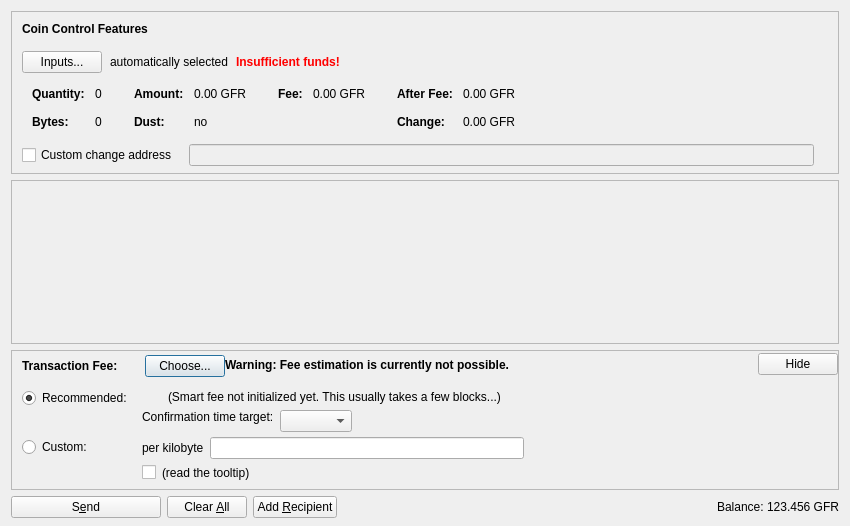
<?xml version="1.0" encoding="UTF-8"?>
<ui version="4.0">
 <class>SendCoinsDialog</class>
 <widget class="QDialog" name="SendCoinsDialog">
  <property name="geometry">
   <rect>
    <x>0</x>
    <y>0</y>
    <width>850</width>
    <height>526</height>
   </rect>
  </property>
  <property name="windowTitle">
   <string>Send Coins</string>
  </property>
  <layout class="QVBoxLayout" name="verticalLayout" stretch="0,1,0,0">
   <property name="bottomMargin">
    <number>8</number>
   </property>
   <item>
    <widget class="QFrame" name="frameCoinControl">
     <property name="sizePolicy">
      <sizepolicy hsizetype="Expanding" vsizetype="Expanding">
       <horstretch>0</horstretch>
       <verstretch>0</verstretch>
      </sizepolicy>
     </property>
     <property name="maximumSize">
      <size>
       <width>16777215</width>
       <height>16777215</height>
      </size>
     </property>
     <property name="frameShape">
      <enum>QFrame::StyledPanel</enum>
     </property>
     <property name="frameShadow">
      <enum>QFrame::Sunken</enum>
     </property>
     <layout class="QVBoxLayout" name="verticalLayoutCoinControl2">
      <property name="spacing">
       <number>0</number>
      </property>
      <property name="leftMargin">
       <number>0</number>
      </property>
      <property name="topMargin">
       <number>0</number>
      </property>
      <property name="rightMargin">
       <number>0</number>
      </property>
      <property name="bottomMargin">
       <number>6</number>
      </property>
      <item>
       <layout class="QVBoxLayout" name="verticalLayoutCoinControl" stretch="0,0,0,0,1">
        <property name="spacing">
         <number>0</number>
        </property>
        <property name="leftMargin">
         <number>10</number>
        </property>
        <property name="topMargin">
         <number>10</number>
        </property>
        <item>
         <layout class="QHBoxLayout" name="horizontalLayoutCoinControl1">
          <property name="bottomMargin">
           <number>15</number>
          </property>
          <item>
           <widget class="QLabel" name="labelCoinControlFeatures">
            <property name="sizePolicy">
             <sizepolicy hsizetype="Preferred" vsizetype="Maximum">
              <horstretch>0</horstretch>
              <verstretch>0</verstretch>
             </sizepolicy>
            </property>
            <property name="font">
             <font>
              <weight>75</weight>
              <bold>true</bold>
             </font>
            </property>
            <property name="styleSheet">
             <string notr="true">font-weight:bold;</string>
            </property>
            <property name="text">
             <string>Coin Control Features</string>
            </property>
           </widget>
          </item>
         </layout>
        </item>
        <item>
         <layout class="QHBoxLayout" name="horizontalLayoutCoinControl2" stretch="0,0,0,0">
          <property name="spacing">
           <number>8</number>
          </property>
          <property name="bottomMargin">
           <number>10</number>
          </property>
          <item>
           <widget class="QPushButton" name="pushButtonCoinControl">
            <property name="styleSheet">
             <string notr="true"/>
            </property>
            <property name="text">
             <string>Inputs...</string>
            </property>
            <property name="autoDefault">
             <bool>false</bool>
            </property>
           </widget>
          </item>
          <item>
           <widget class="QLabel" name="labelCoinControlAutomaticallySelected">
            <property name="text">
             <string>automatically selected</string>
            </property>
            <property name="margin">
             <number>5</number>
            </property>
           </widget>
          </item>
          <item>
           <widget class="QLabel" name="labelCoinControlInsuffFunds">
            <property name="font">
             <font>
              <weight>75</weight>
              <bold>true</bold>
             </font>
            </property>
            <property name="styleSheet">
             <string notr="true">color:red;font-weight:bold;</string>
            </property>
            <property name="text">
             <string>Insufficient funds!</string>
            </property>
            <property name="margin">
             <number>5</number>
            </property>
           </widget>
          </item>
          <item>
           <spacer name="horizontalSpacerCoinControl">
            <property name="orientation">
             <enum>Qt::Horizontal</enum>
            </property>
            <property name="sizeHint" stdset="0">
             <size>
              <width>40</width>
              <height>1</height>
             </size>
            </property>
           </spacer>
          </item>
         </layout>
        </item>
        <item>
         <widget class="QWidget" name="widgetCoinControl" native="true">
          <property name="sizePolicy">
           <sizepolicy hsizetype="Preferred" vsizetype="Preferred">
            <horstretch>0</horstretch>
            <verstretch>0</verstretch>
           </sizepolicy>
          </property>
          <property name="minimumSize">
           <size>
            <width>0</width>
            <height>0</height>
           </size>
          </property>
          <property name="styleSheet">
           <string notr="true"/>
          </property>
          <layout class="QHBoxLayout" name="horizontalLayoutCoinControl5">
           <property name="leftMargin">
            <number>0</number>
           </property>
           <property name="topMargin">
            <number>0</number>
           </property>
           <property name="rightMargin">
            <number>0</number>
           </property>
           <property name="bottomMargin">
            <number>0</number>
           </property>
           <item>
            <layout class="QHBoxLayout" name="horizontalLayoutCoinControl3" stretch="0,0,0,1">
             <property name="spacing">
              <number>20</number>
             </property>
             <property name="topMargin">
              <number>0</number>
             </property>
             <property name="bottomMargin">
              <number>10</number>
             </property>
             <item>
              <layout class="QFormLayout" name="formLayoutCoinControl1">
               <property name="horizontalSpacing">
                <number>10</number>
               </property>
               <property name="verticalSpacing">
                <number>14</number>
               </property>
               <property name="leftMargin">
                <number>10</number>
               </property>
               <property name="topMargin">
                <number>4</number>
               </property>
               <property name="rightMargin">
                <number>6</number>
               </property>
               <item row="0" column="0">
                <widget class="QLabel" name="labelCoinControlQuantityText">
                 <property name="font">
                  <font>
                   <weight>75</weight>
                   <bold>true</bold>
                  </font>
                 </property>
                 <property name="text">
                  <string>Quantity:</string>
                 </property>
                 <property name="margin">
                  <number>0</number>
                 </property>
                </widget>
               </item>
               <item row="0" column="1">
                <widget class="QLabel" name="labelCoinControlQuantity">
                 <property name="cursor">
                  <cursorShape>IBeamCursor</cursorShape>
                 </property>
                 <property name="contextMenuPolicy">
                  <enum>Qt::ActionsContextMenu</enum>
                 </property>
                 <property name="text">
                  <string notr="true">0</string>
                 </property>
                 <property name="margin">
                  <number>0</number>
                 </property>
                 <property name="textInteractionFlags">
                  <set>Qt::LinksAccessibleByMouse|Qt::TextSelectableByKeyboard|Qt::TextSelectableByMouse</set>
                 </property>
                </widget>
               </item>
               <item row="1" column="0">
                <widget class="QLabel" name="labelCoinControlBytesText">
                 <property name="font">
                  <font>
                   <weight>75</weight>
                   <bold>true</bold>
                  </font>
                 </property>
                 <property name="text">
                  <string>Bytes:</string>
                 </property>
                </widget>
               </item>
               <item row="1" column="1">
                <widget class="QLabel" name="labelCoinControlBytes">
                 <property name="cursor">
                  <cursorShape>IBeamCursor</cursorShape>
                 </property>
                 <property name="contextMenuPolicy">
                  <enum>Qt::ActionsContextMenu</enum>
                 </property>
                 <property name="text">
                  <string notr="true">0</string>
                 </property>
                 <property name="textInteractionFlags">
                  <set>Qt::LinksAccessibleByMouse|Qt::TextSelectableByKeyboard|Qt::TextSelectableByMouse</set>
                 </property>
                </widget>
               </item>
              </layout>
             </item>
             <item>
              <layout class="QFormLayout" name="formLayoutCoinControl2">
               <property name="horizontalSpacing">
                <number>10</number>
               </property>
               <property name="verticalSpacing">
                <number>14</number>
               </property>
               <property name="leftMargin">
                <number>6</number>
               </property>
               <property name="topMargin">
                <number>4</number>
               </property>
               <property name="rightMargin">
                <number>6</number>
               </property>
               <item row="0" column="0">
                <widget class="QLabel" name="labelCoinControlAmountText">
                 <property name="font">
                  <font>
                   <weight>75</weight>
                   <bold>true</bold>
                  </font>
                 </property>
                 <property name="text">
                  <string>Amount:</string>
                 </property>
                 <property name="margin">
                  <number>0</number>
                 </property>
                </widget>
               </item>
               <item row="0" column="1">
                <widget class="QLabel" name="labelCoinControlAmount">
                 <property name="cursor">
                  <cursorShape>IBeamCursor</cursorShape>
                 </property>
                 <property name="contextMenuPolicy">
                  <enum>Qt::ActionsContextMenu</enum>
                 </property>
                 <property name="text">
                  <string notr="true">0.00 GFR</string>
                 </property>
                 <property name="textInteractionFlags">
                  <set>Qt::LinksAccessibleByMouse|Qt::TextSelectableByKeyboard|Qt::TextSelectableByMouse</set>
                 </property>
                </widget>
               </item>
               <item row="1" column="0">
                <widget class="QLabel" name="labelCoinControlLowOutputText">
                 <property name="font">
                  <font>
                   <weight>75</weight>
                   <bold>true</bold>
                  </font>
                 </property>
                 <property name="text">
                  <string>Dust:</string>
                 </property>
                </widget>
               </item>
               <item row="1" column="1">
                <widget class="QLabel" name="labelCoinControlLowOutput">
                 <property name="cursor">
                  <cursorShape>IBeamCursor</cursorShape>
                 </property>
                 <property name="contextMenuPolicy">
                  <enum>Qt::ActionsContextMenu</enum>
                 </property>
                 <property name="text">
                  <string notr="true">no</string>
                 </property>
                 <property name="textInteractionFlags">
                  <set>Qt::LinksAccessibleByMouse|Qt::TextSelectableByKeyboard|Qt::TextSelectableByMouse</set>
                 </property>
                </widget>
               </item>
              </layout>
             </item>
             <item>
              <layout class="QFormLayout" name="formLayoutCoinControl3">
               <property name="horizontalSpacing">
                <number>10</number>
               </property>
               <property name="verticalSpacing">
                <number>14</number>
               </property>
               <property name="leftMargin">
                <number>6</number>
               </property>
               <property name="topMargin">
                <number>4</number>
               </property>
               <property name="rightMargin">
                <number>6</number>
               </property>
               <item row="0" column="0">
                <widget class="QLabel" name="labelCoinControlFeeText">
                 <property name="font">
                  <font>
                   <weight>75</weight>
                   <bold>true</bold>
                  </font>
                 </property>
                 <property name="text">
                  <string>Fee:</string>
                 </property>
                 <property name="margin">
                  <number>0</number>
                 </property>
                </widget>
               </item>
               <item row="0" column="1">
                <widget class="QLabel" name="labelCoinControlFee">
                 <property name="cursor">
                  <cursorShape>IBeamCursor</cursorShape>
                 </property>
                 <property name="contextMenuPolicy">
                  <enum>Qt::ActionsContextMenu</enum>
                 </property>
                 <property name="text">
                  <string notr="true">0.00 GFR</string>
                 </property>
                 <property name="textInteractionFlags">
                  <set>Qt::LinksAccessibleByMouse|Qt::TextSelectableByKeyboard|Qt::TextSelectableByMouse</set>
                 </property>
                </widget>
               </item>
              </layout>
             </item>
             <item>
              <layout class="QFormLayout" name="formLayoutCoinControl4">
               <property name="horizontalSpacing">
                <number>10</number>
               </property>
               <property name="verticalSpacing">
                <number>14</number>
               </property>
               <property name="leftMargin">
                <number>6</number>
               </property>
               <property name="topMargin">
                <number>4</number>
               </property>
               <property name="rightMargin">
                <number>6</number>
               </property>
               <item row="0" column="0">
                <widget class="QLabel" name="labelCoinControlAfterFeeText">
                 <property name="font">
                  <font>
                   <weight>75</weight>
                   <bold>true</bold>
                  </font>
                 </property>
                 <property name="text">
                  <string>After Fee:</string>
                 </property>
                 <property name="margin">
                  <number>0</number>
                 </property>
                </widget>
               </item>
               <item row="0" column="1">
                <widget class="QLabel" name="labelCoinControlAfterFee">
                 <property name="cursor">
                  <cursorShape>IBeamCursor</cursorShape>
                 </property>
                 <property name="contextMenuPolicy">
                  <enum>Qt::ActionsContextMenu</enum>
                 </property>
                 <property name="text">
                  <string notr="true">0.00 GFR</string>
                 </property>
                 <property name="textInteractionFlags">
                  <set>Qt::LinksAccessibleByMouse|Qt::TextSelectableByKeyboard|Qt::TextSelectableByMouse</set>
                 </property>
                </widget>
               </item>
               <item row="1" column="0">
                <widget class="QLabel" name="labelCoinControlChangeText">
                 <property name="font">
                  <font>
                   <weight>75</weight>
                   <bold>true</bold>
                  </font>
                 </property>
                 <property name="text">
                  <string>Change:</string>
                 </property>
                </widget>
               </item>
               <item row="1" column="1">
                <widget class="QLabel" name="labelCoinControlChange">
                 <property name="cursor">
                  <cursorShape>IBeamCursor</cursorShape>
                 </property>
                 <property name="contextMenuPolicy">
                  <enum>Qt::ActionsContextMenu</enum>
                 </property>
                 <property name="text">
                  <string notr="true">0.00 GFR</string>
                 </property>
                 <property name="textInteractionFlags">
                  <set>Qt::LinksAccessibleByMouse|Qt::TextSelectableByKeyboard|Qt::TextSelectableByMouse</set>
                 </property>
                </widget>
               </item>
              </layout>
             </item>
            </layout>
           </item>
          </layout>
         </widget>
        </item>
        <item>
         <layout class="QHBoxLayout" name="horizontalLayoutCoinControl4" stretch="0,0,0">
          <property name="spacing">
           <number>12</number>
          </property>
          <property name="sizeConstraint">
           <enum>QLayout::SetDefaultConstraint</enum>
          </property>
          <property name="topMargin">
           <number>5</number>
          </property>
          <property name="rightMargin">
           <number>5</number>
          </property>
          <item>
           <widget class="QCheckBox" name="checkBoxCoinControlChange">
            <property name="toolTip">
             <string>If this is activated, but the change address is empty or invalid, change will be sent to a newly generated address.</string>
            </property>
            <property name="text">
             <string>Custom change address</string>
            </property>
           </widget>
          </item>
          <item>
           <widget class="QValidatedLineEdit" name="lineEditCoinControlChange">
            <property name="enabled">
             <bool>false</bool>
            </property>
            <property name="sizePolicy">
             <sizepolicy hsizetype="Expanding" vsizetype="Fixed">
              <horstretch>0</horstretch>
              <verstretch>0</verstretch>
             </sizepolicy>
            </property>
           </widget>
          </item>
          <item>
           <widget class="QLabel" name="labelCoinControlChangeLabel">
            <property name="sizePolicy">
             <sizepolicy hsizetype="Preferred" vsizetype="Expanding">
              <horstretch>0</horstretch>
              <verstretch>0</verstretch>
             </sizepolicy>
            </property>
            <property name="minimumSize">
             <size>
              <width>0</width>
              <height>0</height>
             </size>
            </property>
            <property name="text">
             <string/>
            </property>
            <property name="margin">
             <number>3</number>
            </property>
           </widget>
          </item>
         </layout>
        </item>
        <item>
         <spacer name="verticalSpacerCoinControl">
          <property name="orientation">
           <enum>Qt::Vertical</enum>
          </property>
          <property name="sizeHint" stdset="0">
           <size>
            <width>800</width>
            <height>1</height>
           </size>
          </property>
         </spacer>
        </item>
       </layout>
      </item>
     </layout>
    </widget>
   </item>
   <item>
    <widget class="QScrollArea" name="scrollArea">
     <property name="widgetResizable">
      <bool>true</bool>
     </property>
     <widget class="QWidget" name="scrollAreaWidgetContents">
      <property name="geometry">
       <rect>
        <x>0</x>
        <y>0</y>
        <width>830</width>
        <height>104</height>
       </rect>
      </property>
      <layout class="QVBoxLayout" name="verticalLayout_2" stretch="0,1">
       <property name="leftMargin">
        <number>0</number>
       </property>
       <property name="topMargin">
        <number>0</number>
       </property>
       <property name="rightMargin">
        <number>0</number>
       </property>
       <property name="bottomMargin">
        <number>0</number>
       </property>
       <item>
        <layout class="QVBoxLayout" name="entries">
         <property name="spacing">
          <number>6</number>
         </property>
        </layout>
       </item>
       <item>
        <spacer name="verticalSpacer">
         <property name="orientation">
          <enum>Qt::Vertical</enum>
         </property>
         <property name="sizeHint" stdset="0">
          <size>
           <width>20</width>
           <height>40</height>
          </size>
         </property>
        </spacer>
       </item>
      </layout>
     </widget>
    </widget>
   </item>
   <item>
    <widget class="QFrame" name="frameFee">
     <property name="sizePolicy">
      <sizepolicy hsizetype="Expanding" vsizetype="Expanding">
       <horstretch>0</horstretch>
       <verstretch>0</verstretch>
      </sizepolicy>
     </property>
     <property name="maximumSize">
      <size>
       <width>16777215</width>
       <height>16777215</height>
      </size>
     </property>
     <property name="frameShape">
      <enum>QFrame::StyledPanel</enum>
     </property>
     <property name="frameShadow">
      <enum>QFrame::Sunken</enum>
     </property>
     <layout class="QVBoxLayout" name="verticalLayoutFee1">
      <property name="spacing">
       <number>0</number>
      </property>
      <property name="leftMargin">
       <number>0</number>
      </property>
      <property name="topMargin">
       <number>0</number>
      </property>
      <property name="rightMargin">
       <number>0</number>
      </property>
      <property name="bottomMargin">
       <number>0</number>
      </property>
      <item>
       <layout class="QVBoxLayout" name="verticalLayoutFee2" stretch="0,0,0">
        <property name="spacing">
         <number>0</number>
        </property>
        <property name="leftMargin">
         <number>10</number>
        </property>
        <property name="topMargin">
         <number>0</number>
        </property>
        <item>
         <layout class="QHBoxLayout" name="horizontalLayoutFee1">
          <property name="bottomMargin">
           <number>0</number>
          </property>
          <item>
           <layout class="QVBoxLayout" name="verticalLayoutFee7">
            <property name="spacing">
             <number>0</number>
            </property>
            <item>
             <spacer name="verticalSpacerSmartFee">
              <property name="orientation">
               <enum>Qt::Vertical</enum>
              </property>
              <property name="sizeType">
               <enum>QSizePolicy::Fixed</enum>
              </property>
              <property name="sizeHint" stdset="0">
               <size>
                <width>1</width>
                <height>4</height>
               </size>
              </property>
             </spacer>
            </item>
            <item>
             <layout class="QHBoxLayout" name="horizontalLayoutSmartFee">
              <property name="spacing">
               <number>10</number>
              </property>
              <item>
               <widget class="QLabel" name="labelFeeHeadline">
                <property name="sizePolicy">
                 <sizepolicy hsizetype="Preferred" vsizetype="Maximum">
                  <horstretch>0</horstretch>
                  <verstretch>0</verstretch>
                 </sizepolicy>
                </property>
                <property name="font">
                 <font>
                  <weight>75</weight>
                  <bold>true</bold>
                 </font>
                </property>
                <property name="styleSheet">
                 <string notr="true">font-weight:bold;</string>
                </property>
                <property name="text">
                 <string>Transaction Fee:</string>
                </property>
               </widget>
              </item>
              <item>
               <widget class="QLabel" name="labelFeeMinimized">
                <property name="text">
                 <string/>
                </property>
               </widget>
              </item>
              <item>
               <widget class="QPushButton" name="buttonChooseFee">
                <property name="text">
                 <string>Choose...</string>
                </property>
               </widget>
              </item>
             </layout>
            </item>
            <item>
             <spacer name="verticalSpacer_5">
              <property name="orientation">
               <enum>Qt::Vertical</enum>
              </property>
              <property name="sizeHint" stdset="0">
               <size>
                <width>1</width>
                <height>1</height>
               </size>
              </property>
             </spacer>
            </item>
           </layout>
          </item>
          <item>
           <widget class="QLabel" name="fallbackFeeWarningLabel">
            <property name="toolTip">
             <string>Using the fallbackfee can result in sending a transaction that will take several hours or days (or never) to confirm. Consider choosing your fee manually or wait until you have validated the complete chain.</string>
            </property>
            <property name="font">
            <font>
                <weight>75</weight>
                <bold>true</bold>
            </font>
            </property>
            <property name="text">
             <string>Warning: Fee estimation is currently not possible.</string>
            </property>
            <property name="wordWrap">
             <bool>false</bool>
            </property>
           </widget>
          </item>
          <item>
           <spacer name="horizontalSpacer_4">
            <property name="orientation">
             <enum>Qt::Horizontal</enum>
            </property>
            <property name="sizeType">
             <enum>QSizePolicy::MinimumExpanding</enum>
            </property>
            <property name="sizeHint" stdset="0">
             <size>
              <width>40</width>
              <height>20</height>
             </size>
            </property>
           </spacer>
          </item>
          <item>
           <widget class="QPushButton" name="buttonMinimizeFee">
            <property name="toolTip">
             <string>collapse fee-settings</string>
            </property>
            <property name="text">
             <string>Hide</string>
            </property>
           </widget>
          </item>
         </layout>
        </item>
        <item>
         <widget class="QFrame" name="frameFeeSelection">
          <layout class="QVBoxLayout" name="verticalLayoutFee12">
           <property name="spacing">
            <number>0</number>
           </property>
           <property name="leftMargin">
            <number>0</number>
           </property>
           <property name="topMargin">
            <number>0</number>
           </property>
           <property name="rightMargin">
            <number>0</number>
           </property>
           <property name="bottomMargin">
            <number>0</number>
           </property>
           <item>
            <layout class="QGridLayout" name="gridLayoutFee">
             <property name="topMargin">
              <number>10</number>
             </property>
             <property name="bottomMargin">
              <number>4</number>
             </property>
             <property name="horizontalSpacing">
              <number>10</number>
             </property>
             <property name="verticalSpacing">
              <number>4</number>
             </property>
             <item row="1" column="1">
              <layout class="QVBoxLayout" name="verticalLayoutFee8">
               <property name="spacing">
                <number>6</number>
               </property>
               <item>
                <layout class="QHBoxLayout" name="horizontalLayoutFee13">
                 <item>
                  <widget class="QLabel" name="labelCustomPerKilobyte">
                   <property name="toolTip">
                    <string>If the custom fee is set to 1000 satoshis and the transaction is only 250 bytes, then &quot;per kilobyte&quot; only pays 250 satoshis in fee, while &quot;total at least&quot; pays 1000 satoshis. For transactions bigger than a kilobyte both pay by kilobyte.</string>
                   </property>
                   <property name="text">
                    <string>per kilobyte</string>
                   </property>
                  </widget>
                 </item>
                 <item>
                  <widget class="BitcoinAmountField" name="customFee"/>
                 </item>
                 <item>
                  <spacer name="horizontalSpacer_6">
                   <property name="orientation">
                    <enum>Qt::Horizontal</enum>
                   </property>
                   <property name="sizeHint" stdset="0">
                    <size>
                     <width>1</width>
                     <height>1</height>
                    </size>
                   </property>
                  </spacer>
                 </item>
                </layout>
               </item>
               <item>
                <layout class="QHBoxLayout" name="horizontalLayoutFee8">
                 <item>
                  <widget class="QCheckBox" name="checkBoxMinimumFee">
                   <property name="toolTip">
                    <string>Paying only the minimum fee is just fine as long as there is less transaction volume than space in the blocks. But be aware that this can end up in a never confirming transaction once there is more demand for greenfrogcoin transactions than the network can process.</string>
                   </property>
                   <property name="text">
                    <string/>
                   </property>
                  </widget>
                 </item>
                 <item>
                  <widget class="QLabel" name="labelMinFeeWarning">
                   <property name="enabled">
                    <bool>true</bool>
                   </property>
                   <property name="toolTip">
                    <string>Paying only the minimum fee is just fine as long as there is less transaction volume than space in the blocks. But be aware that this can end up in a never confirming transaction once there is more demand for greenfrogcoin transactions than the network can process.</string>
                   </property>
                   <property name="text">
                    <string>(read the tooltip)</string>
                   </property>
                   <property name="margin">
                    <number>5</number>
                   </property>
                  </widget>
                 </item>
                 <item>
                  <spacer name="horizontalSpacer_2">
                   <property name="orientation">
                    <enum>Qt::Horizontal</enum>
                   </property>
                   <property name="sizeHint" stdset="0">
                    <size>
                     <width>1</width>
                     <height>1</height>
                    </size>
                   </property>
                  </spacer>
                 </item>
                </layout>
               </item>
              </layout>
             </item>
             <item row="0" column="0">
              <layout class="QVBoxLayout" name="verticalLayoutFee4" stretch="0,1">
               <item>
                <widget class="QRadioButton" name="radioSmartFee">
                 <property name="text">
                  <string>Recommended:</string>
                 </property>
                 <property name="checked">
                  <bool>true</bool>
                 </property>
                 <attribute name="buttonGroup">
                  <string notr="true">groupFee</string>
                 </attribute>
                </widget>
               </item>
               <item>
                <spacer name="verticalSpacer_2">
                 <property name="orientation">
                  <enum>Qt::Vertical</enum>
                 </property>
                 <property name="sizeHint" stdset="0">
                  <size>
                   <width>1</width>
                   <height>1</height>
                  </size>
                 </property>
                </spacer>
               </item>
              </layout>
             </item>
             <item row="1" column="0">
              <layout class="QVBoxLayout" name="verticalLayoutFee9" stretch="0,1">
               <item>
                <widget class="QRadioButton" name="radioCustomFee">
                 <property name="text">
                  <string>Custom:</string>
                 </property>
                 <attribute name="buttonGroup">
                  <string notr="true">groupFee</string>
                 </attribute>
                </widget>
               </item>
               <item>
                <spacer name="verticalSpacer_6">
                 <property name="orientation">
                  <enum>Qt::Vertical</enum>
                 </property>
                 <property name="sizeHint" stdset="0">
                  <size>
                   <width>1</width>
                   <height>1</height>
                  </size>
                 </property>
                </spacer>
               </item>
              </layout>
             </item>
             <item row="0" column="1">
              <layout class="QVBoxLayout" name="verticalLayoutFee3" stretch="0,0,1">
               <property name="spacing">
                <number>6</number>
               </property>
               <property name="topMargin">
                <number>2</number>
               </property>
               <item>
                <layout class="QHBoxLayout" name="horizontalLayoutFee12">
                 <item>
                  <widget class="QLabel" name="labelSmartFee">
                   <property name="text">
                    <string/>
                   </property>
                   <property name="margin">
                    <number>2</number>
                   </property>
                  </widget>
                 </item>
                 <item>
                  <widget class="QLabel" name="labelFeeEstimation">
                   <property name="text">
                    <string/>
                   </property>
                  </widget>
                 </item>
                 <item>
                  <widget class="QLabel" name="labelSmartFee2">
                   <property name="text">
                    <string>(Smart fee not initialized yet. This usually takes a few blocks...)</string>
                   </property>
                   <property name="margin">
                    <number>2</number>
                   </property>
                  </widget>
                 </item>
                 <item>
                  <spacer name="horizontalSpacer_5">
                   <property name="orientation">
                    <enum>Qt::Horizontal</enum>
                   </property>
                   <property name="sizeHint" stdset="0">
                    <size>
                     <width>1</width>
                     <height>1</height>
                    </size>
                   </property>
                  </spacer>
                 </item>
                </layout>
               </item>
               <item>
                <layout class="QHBoxLayout" name="horizontalLayoutFee9">
                 <item>
                  <layout class="QVBoxLayout" name="verticalLayoutFee6">
                   <item>
                    <widget class="QLabel" name="labelSmartFee3">
                     <property name="text">
                      <string>Confirmation time target:</string>
                     </property>
                     <property name="margin">
                      <number>2</number>
                     </property>
                    </widget>
                   </item>
                   <item>
                    <spacer name="verticalSpacer_3">
                     <property name="orientation">
                      <enum>Qt::Vertical</enum>
                     </property>
                     <property name="sizeHint" stdset="0">
                      <size>
                       <width>1</width>
                       <height>1</height>
                      </size>
                     </property>
                    </spacer>
                   </item>
                  </layout>
                 </item>
                 <item>
                  <layout class="QVBoxLayout" name="verticalLayoutFee5">
                   <property name="rightMargin">
                    <number>30</number>
                   </property>
                   <item>
                    <layout class="QHBoxLayout" name="horizontalLayoutConfTarget">
                     <property name="bottomMargin">
                      <number>0</number>
                     </property>
                     <item>
                      <widget class="QComboBox" name="confTargetSelector"/>
                     </item>
                     <item>
                      <spacer name="horizontalSpacerConfTarget">
                       <property name="orientation">
                        <enum>Qt::Horizontal</enum>
                       </property>
                       <property name="sizeHint" stdset="0">
                        <size>
                         <width>40</width>
                         <height>20</height>
                        </size>
                       </property>
                      </spacer>
                     </item>
                    </layout>
                   </item>
                  </layout>
                 </item>
                </layout>
               </item>
               <item>
                <spacer name="verticalSpacer_4">
                 <property name="orientation">
                  <enum>Qt::Vertical</enum>
                 </property>
                 <property name="sizeHint" stdset="0">
                  <size>
                   <width>1</width>
                   <height>1</height>
                  </size>
                 </property>
                </spacer>
               </item>
              </layout>
             </item>
            </layout>
           </item>
          </layout>
         </widget>
        </item>
        <item>
         <spacer name="verticalSpacerFee">
          <property name="orientation">
           <enum>Qt::Vertical</enum>
          </property>
          <property name="sizeHint" stdset="0">
           <size>
            <width>40</width>
            <height>5</height>
           </size>
          </property>
         </spacer>
        </item>
       </layout>
      </item>
     </layout>
    </widget>
   </item>
   <item>
    <layout class="QHBoxLayout" name="horizontalLayout">
     <item>
      <widget class="QPushButton" name="sendButton">
       <property name="minimumSize">
        <size>
         <width>150</width>
         <height>0</height>
        </size>
       </property>
       <property name="toolTip">
        <string>Confirm the send action</string>
       </property>
       <property name="text">
        <string>S&amp;end</string>
       </property>
       <property name="icon">
        <iconset resource="../bitcoin.qrc">
         <normaloff>:/icons/send</normaloff>:/icons/send</iconset>
       </property>
       <property name="autoDefault">
        <bool>false</bool>
       </property>
       <property name="default">
        <bool>false</bool>
       </property>
      </widget>
     </item>
     <item>
      <widget class="QPushButton" name="clearButton">
       <property name="sizePolicy">
        <sizepolicy hsizetype="Minimum" vsizetype="Fixed">
         <horstretch>0</horstretch>
         <verstretch>0</verstretch>
        </sizepolicy>
       </property>
       <property name="toolTip">
        <string>Clear all fields of the form.</string>
       </property>
       <property name="text">
        <string>Clear &amp;All</string>
       </property>
       <property name="icon">
        <iconset resource="../bitcoin.qrc">
         <normaloff>:/icons/remove</normaloff>:/icons/remove</iconset>
       </property>
       <property name="autoDefault">
        <bool>false</bool>
       </property>
      </widget>
     </item>
     <item>
      <widget class="QPushButton" name="addButton">
       <property name="toolTip">
        <string>Send to multiple recipients at once</string>
       </property>
       <property name="text">
        <string>Add &amp;Recipient</string>
       </property>
       <property name="icon">
        <iconset resource="../bitcoin.qrc">
         <normaloff>:/icons/add</normaloff>:/icons/add</iconset>
       </property>
       <property name="autoDefault">
        <bool>false</bool>
       </property>
      </widget>
     </item>
     <item>
      <spacer name="horizontalSpacer">
       <property name="orientation">
        <enum>Qt::Horizontal</enum>
       </property>
       <property name="sizeHint" stdset="0">
        <size>
         <width>40</width>
         <height>20</height>
        </size>
       </property>
      </spacer>
     </item>
     <item>
      <layout class="QHBoxLayout" name="horizontalLayout_2">
       <property name="spacing">
        <number>3</number>
       </property>
       <item>
        <widget class="QLabel" name="label">
         <property name="sizePolicy">
          <sizepolicy hsizetype="Preferred" vsizetype="Fixed">
           <horstretch>0</horstretch>
           <verstretch>0</verstretch>
          </sizepolicy>
         </property>
         <property name="text">
          <string>Balance:</string>
         </property>
        </widget>
       </item>
       <item>
        <widget class="QLabel" name="labelBalance">
         <property name="sizePolicy">
          <sizepolicy hsizetype="Preferred" vsizetype="Fixed">
           <horstretch>0</horstretch>
           <verstretch>0</verstretch>
          </sizepolicy>
         </property>
         <property name="cursor">
          <cursorShape>IBeamCursor</cursorShape>
         </property>
         <property name="text">
          <string notr="true">123.456 GFR</string>
         </property>
         <property name="textInteractionFlags">
          <set>Qt::LinksAccessibleByMouse|Qt::TextSelectableByKeyboard|Qt::TextSelectableByMouse</set>
         </property>
        </widget>
       </item>
      </layout>
     </item>
    </layout>
   </item>
  </layout>
 </widget>
 <customwidgets>
  <customwidget>
   <class>QValidatedLineEdit</class>
   <extends>QLineEdit</extends>
   <header>qt/qvalidatedlineedit.h</header>
  </customwidget>
  <customwidget>
   <class>BitcoinAmountField</class>
   <extends>QLineEdit</extends>
   <header>qt/bitcoinamountfield.h</header>
   <container>1</container>
  </customwidget>
 </customwidgets>
 <resources>
  <include location="../bitcoin.qrc"/>
 </resources>
 <connections/>
 <buttongroups>
  <buttongroup name="groupFee"/>
 </buttongroups>
</ui>
